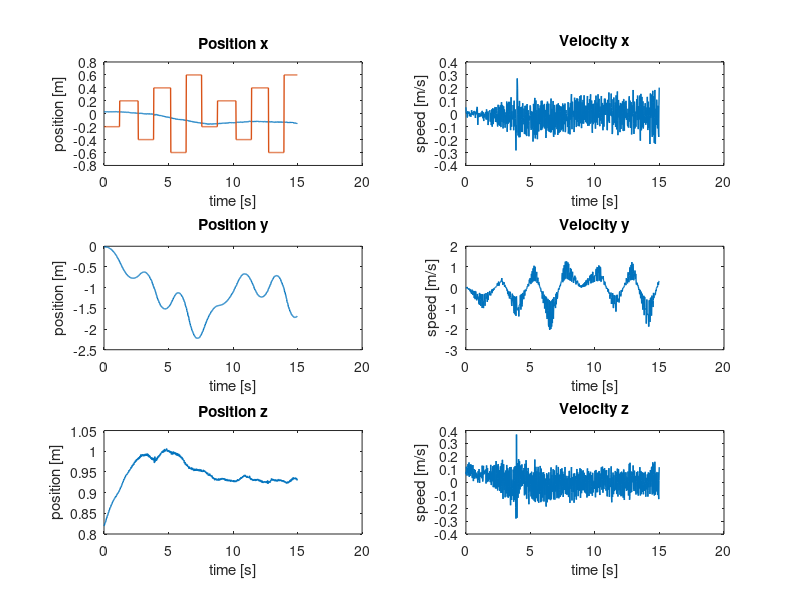
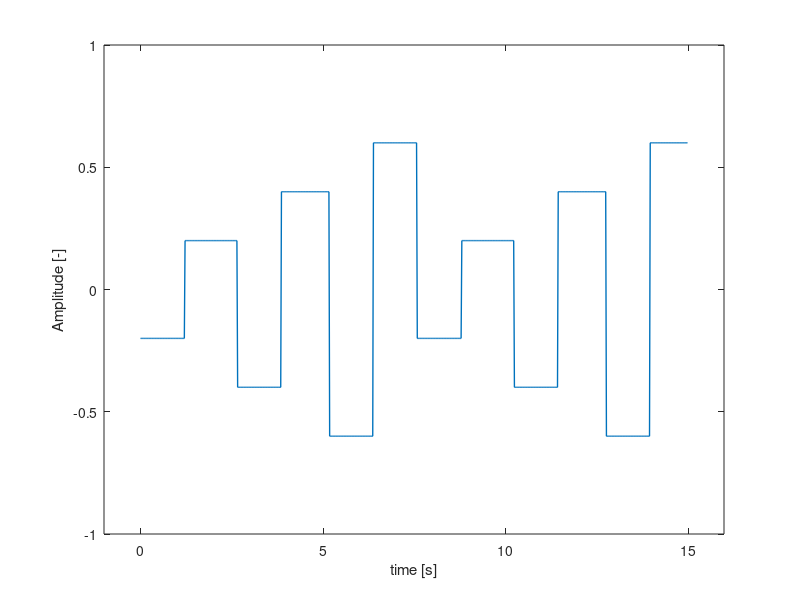
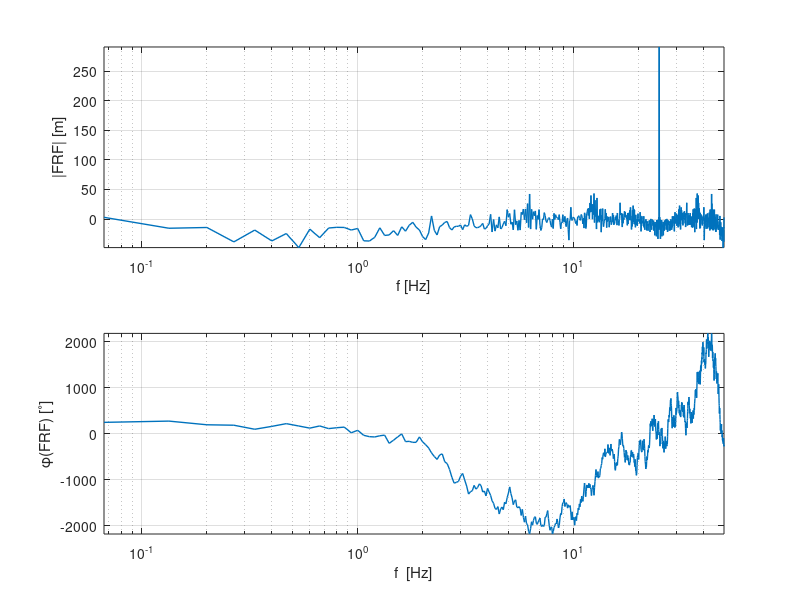
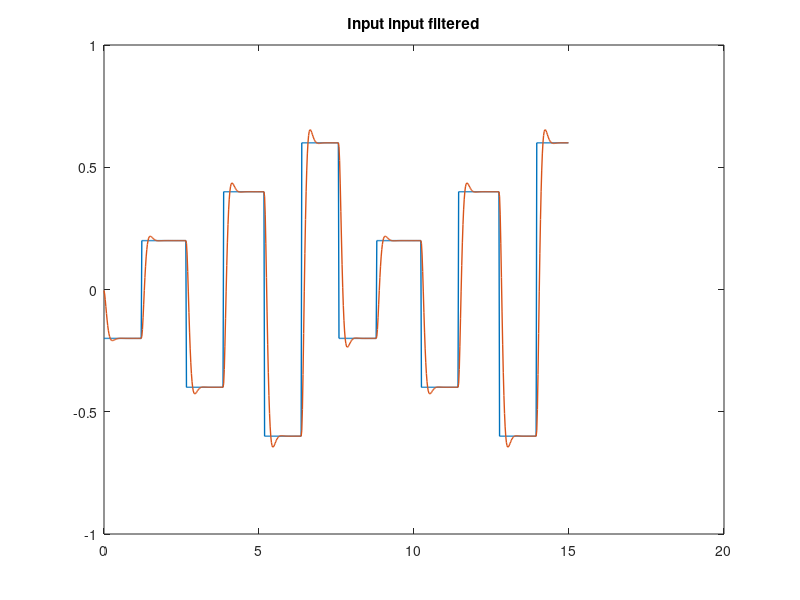

Recreate these plots in MATLAB, in order.
%%% Parameter estimation FIRST ORDER APPROXIMATION %%%
%
clear all
close all


%% Load data from .mat-file

load angle_identification_y


%% Extract some signals from the data

set(0, 'DefaultLineLineWidth', 1);


% Cutoff useful data
first_index = find(input~=0, 1);
input = input(first_index:750)';
output_x = output_x(first_index:750)';
output_y = output_y(first_index:750)';
output_z = output_z(first_index:750)';

dt = 0.02;
time = 0:dt:(length(input)-1)*dt;
time = time(first_index:end) - time(first_index);

% Differentiation of x-, y-, z-position
% dt = sample time (gradient assumes timestep 1)
velocity_x = gradient(output_x)/dt;
velocity_y = gradient(output_y)/dt;
velocity_z = gradient(output_z)/dt;

% Do some plotting of the measurement data 
figure('Name','Output Measurements')
subplot(321), plot(time, output_x, time, input), title('Position x'), xlabel('time [s]'), ylabel('position [m]')
subplot(322), plot(time, velocity_x), title('Velocity x'), xlabel('time [s]'), ylabel('speed [m/s]')

subplot(323), plot(time, output_y), title('Position y'), xlabel('time [s]'), ylabel('position [m]')
subplot(324), plot(time, velocity_y), title('Velocity y'), xlabel('time [s]'), ylabel('speed [m/s]')

subplot(325), plot(time, output_z), title('Position z'), xlabel('time [s]'), ylabel('position [m]')
subplot(326), plot(time, velocity_z), title('Velocity z'), xlabel('time [s]'), ylabel('speed [m/s]')

% Input signal
figure('Name', 'Input signal')
plot(time, input)
xlabel('time [s]')
ylabel('Amplitude [-]')
axis([time(1)-1 time(end)+1 -1 1])

%% Frequency domain
Ts = dt;
fs = 1/dt;
N = length(velocity_x);
t = [0:N-1]'*Ts;
N = numel(input);
f = [0:N-1]'*(fs/N);

input_f = fft(input);
output_x_f = fft(output_x);
output_y_f = fft(output_y);
velocity_x_f = fft(velocity_x);
velocity_y_f = fft(velocity_y);

%indices = (nop+1):nop:(numel(f)/2); % alle 0 waarden er uit halen zodat niet delen door 0?
%f = f(indices);
%input_f = input_f(indices);
%velocity_x_f = velocity_x_f(indices);
%velocity_y_f = velocity_y_f(indices);

FRF = velocity_x_f./input_f;

figure('Name', 'Empirical transfer function freq response'),subplot(2,1,1),semilogx(f, 20*log10(abs(FRF)), 'LineWidth', 1)
axis tight
grid on
xlabel('f [Hz]')
xlim([f(1) f(end)])
ylabel('|FRF| [m]')
subplot(2,1,2),semilogx(f, 180/pi*unwrap(angle(FRF)), 'LineWidth', 1)
grid on
axis tight
xlabel('f  [Hz]')
ylabel('\phi(FRF) [^\circ]')
xlim([f(1) f(end)])

%% Filtering of the in- and output data using Butterworth filter
[B, A] = butter(2, 0.02*5); % order must be higher than order of system, 
                             % adjust cut-off frequency to be higher than highest eigenfrequency of the system

% input filtering                           
input_filt = filter(B,A,input);
% output filtering
velocity_x_filt = filter(B,A,velocity_x);
velocity_y_filt = filter(B,A,velocity_y);

figure('Name','filtered input input')
plot(t,input,t,input_filt),title('Input input filtered')

figure('Name','filtered output measurement')
subplot(211), plot(time, velocity_x, time, velocity_x_filt),title('v_{x,filt}')
subplot(212), plot(time, velocity_y, time, velocity_y_filt),title('v_{y,filt}')

%% Least squares solution for approximation of the parameters in the system
%  ------------------------------------------------------------------------

%% Without filtering
% second order
% y[k] = -a1*y[k-1]-a2*y[k-2]+b2*u[k]+b1*u[k-1]+b0*u[k-2]
% first order
% y[k] = -a0*y[k-1]+b1*u[k]+b0*u[k-1]

y = velocity_x(2:end-1);
Phi = [-velocity_x(1:end-2), input(2:end-1), input(1:end-2)];
theta = Phi\y;

B1 = [theta(2), theta(3)];
A1 = [1, theta(1)];

sys_d1 = tf(B1, A1, Ts);

FRF1 = squeeze(freqresp(sys_d1,2*pi*f));

figure('Name', 'NOT filtered Identified transfer funtion freq response'), subplot(211)
semilogx(f, 20*log10(abs(FRF1)))
grid on
xlim([f(1) f(end)])
xlabel('f  [Hz]')
ylabel('|FRF1|  [m]')
subplot(212),semilogx(f, 180/pi*unwrap(angle(FRF1)))
grid on
xlim([f(1) f(end)])
xlabel('f  [Hz]')
ylabel('\phi(FRF1)  [^\circ]')

x1 = lsim(sys_d1,input,t);


figure('Name','lsim NOT filtered Identified transfer function')
subplot(211)
hold on
plot(t,velocity_x,'g')
plot(t, velocity_x_filt)
plot(t, x1)
title('Non filtered identified transfer function vs measurement')
legend('v_{x,meas}', 'v_{x,filt}', 'v_{x,sim}')
xlabel('Time [s]')
ylabel('Velocity [m/s]')
axis tight
subplot(212)
plot(t,velocity_x - x1)
title('Difference between simulation and measurement')
legend('v_{x,meas}-v_{x,sim}')
xlabel('Time [s]')
ylabel('Velocity [m/s]')
axis tight


figure('Name','NOT  filtered pole zero map'), pzmap(sys_d1)

%% With Butterworth filtering of in and output

y2 = velocity_x_filt(2:end-1);
Phi2 = [-velocity_x_filt(1:end-2), input_filt(2:end-1), input_filt(1:end-2)];
theta_filt = Phi2\y2;

B2 = [theta_filt(2), theta_filt(3)];
A2 = [1, theta_filt(1)];

sys_d2 = tf(B2, A2, Ts);

FRF2 = squeeze(freqresp(sys_d2,2*pi*f));

figure('Name','Butterworth filtered Identified tf freq response'),subplot(2,1,1),semilogx(f, 20*log10(abs(FRF2)))
grid on 
xlim([f(1) f(end)])
xlabel('f  [Hz]')
ylabel('|FRF2|  [m]')
axis tight
subplot(2,1,2)
semilogx(f, 180/pi*unwrap(angle(FRF2)))
grid on
xlim([f(1) f(end)])
xlabel('f  [Hz]')
ylabel('\phi(FRF2)  [^\circ]')

x2 = lsim(sys_d2,input,t);

figure('Name','Butterworth filtered lsim time response')
subplot(211)
hold on
plot(t,velocity_x,'g')
plot(t, velocity_x_filt)
plot(t,x2)
legend('v_{x,meas}','v_{x,filt}','v_{x,sim}')
title('Butterworth filtered identified transfer function vs measurement')
xlabel('Time [s]')
axis tight
ylabel('Velocity [m/s]')
subplot(212)
plot(t,velocity_x - x2)
title('Difference between simulation and measurement')
legend('v_{x,meas}-v_{x,sim}')
xlabel('Time [s]')
ylabel('Velocity [m/s]')
axis tight

figure('Name','Butterworth filtered Identified tf pole-zero map'),pzmap(sys_d2)

%% Taking into account KNOWN PART of the system! (b1 & b0 = 0 for 2nd, b0 = 0 for 1st order)
% theta(4) & theta(5) (= b1 & b0) turn out to be very small. But we know
% (from physical insight) that they are EXACTLY 0!
% pk ~ partially known
% u*[k] = u[k+1]
% y[k] = y[k]
% --> y[k+1] = -a0*y[k] + b1*u*[k] = -a0*y[k] + b1*u[k+1]
% --> y[k]   = -a0*y[k-1] + b1*u*[k-1]

y_pk = velocity_x_filt(2:end-1);
Phi_pk = [-velocity_x_filt(1:end-2), input_filt(2:end-1)];
theta_pk = Phi_pk\y_pk;

% known part = z/1
B_k = [1 0];
A_k = 1;
sys_k = tf(B_k,A_k, Ts);

B_u = theta_pk(2);
A_u = [1, theta_pk(1)];
sys_u = tf(B_u,A_u, Ts);

sys_dpk = sys_k*sys_u;

FRF_pk = squeeze(freqresp(sys_dpk,2*pi*f));

figure('Name','Butter. filtered + partially known freq response'),subplot(211),semilogx(f, 20*log10(abs(FRF_pk)))
grid on 
xlim([f(1) f(end)])
xlabel('f  [Hz]')
ylabel('|FRF_{pk}|  [m]')
axis tight
subplot(212)
semilogx(f, 180/pi*unwrap(angle(FRF_pk)))
grid on
xlim([f(1) f(end)])
xlabel('f  [Hz]')
ylabel('\phi(FRF_{pk})  [^\circ]')

x_pk = lsim(sys_dpk,input,t);

figure('Name','Butter. filtered + partially known lsim time response')
subplot(211)
hold on
plot(t,velocity_x, 'g')
plot(t,x_pk)
legend('v_{x,meas}','v_{x,sim}')
xlabel('Time [s]')
title('Butterworth filtered + partially known identified transfer function vs measurement')
axis tight
ylabel('Displacement [m]')
subplot(212)
plot(t,velocity_x - x_pk)
title('Difference between simulation and measurement')
legend('v_{x,meas}-v_{x,sim}')
xlabel('Time [s]')
ylabel('Displacement [m]')
axis tight

figure('Name','Partially known syst: pole zero map'),pzmap(sys_dpk)

%% Comparison
figure

bode(sys_d1),grid
hold on
bode(sys_d2)
hold on
bode(sys_dpk)
legend('not filtered', 'filtered', 'partially known')

figure
plot(t,[velocity_x x1 x2 x_pk])
legend('measured','x_1','x_2','x_{pk}')

%% Save result (transfer function)
sys_1st = sys_dpk;
save('Hv_speed_1st_order','sys_1st')
sys_1st_f = sys_d2;
save('Hv_speed_filtered_1st_order', 'sys_1st_f')